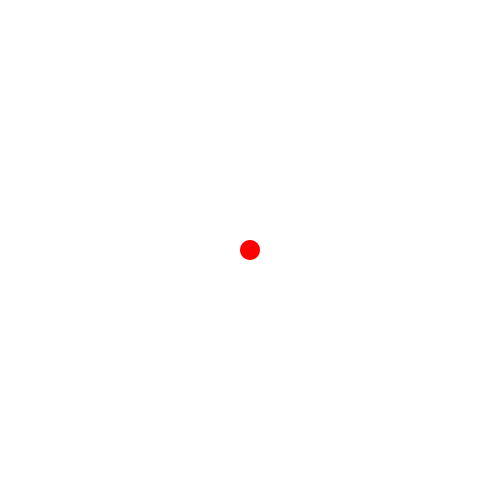
Frame 1 (no input)
Frame 60 (the mouse pressed at the canvas centre just before this capture): identical to frame 1, image omitted
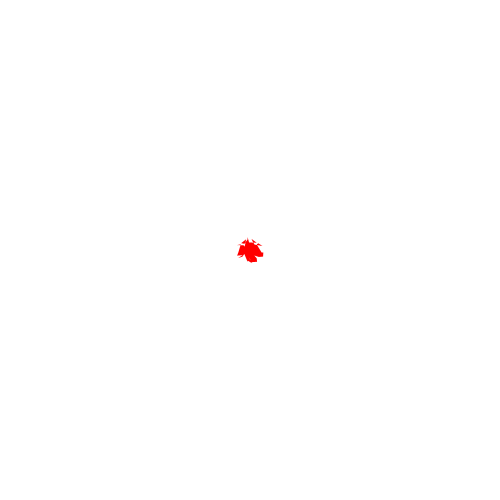
Frame 120 (the mouse held since frame 60 and released just before this capture)

The Processing sketch that drew these frames (run headless with seeded random() and noise(); from frame 60 on, the mouse is pressed at the canvas centre):

// Processing sketch: processing_53439
// ── processing_53439.pde

float d;
float x,y;
int threshold;
int prevMillis=0;

void setup()
{
  size(500, 500);
  smooth();
  threshold = 200;
}

void draw()
{
  background(255);
  noStroke();
  


  d = dist(width/2, height/2, mouseX, mouseY);

  translate(width/2, height/2);
 

  if (d<=10)
  {
    beginShape();
    for (int i=0;i<360;i+=10) {


      y = sin(radians(i))*10;//other than circle, ref to math equations!!
      x = cos(radians(i))*10;
      fill(255, 0, 0);
      //ellipse(x,y,30,30);
      x+=random(-4, 4);
      y+=random(-4, 4);
      vertex(x, y);
  
    }
    endShape();
   
  }
  else if ((d>10) && (d<=30))
  {
      beginShape();
      for (int i=0;i<360;i+=20) {


        y = sin(radians(i))*10;//other than circle, ref to math equations!!
        x = cos(radians(i))*10;
        fill(255, 0, 0);
        //ellipse(x,y,30,30);
        x+=random(-3, 3);
        y+=random(-3, 3);
        vertex(x, y);
      }
      endShape();
    }
    else if ((d>30) && (d<=100))
    {
      
      beginShape();
      for (int i=0;i<360;i+=30) {


        y = sin (radians(i))*10;//other than circle, ref to math equations!!
        x = cos (radians(i))*10;
        fill(255, 0, 0);
        //ellipse(x,y,30,30);
        x+=random(-2, 2);
        y+=random(-2, 2);
        vertex(x, y);
      }
      endShape();
    }
    else if ((d>100) && (d<=180))
    {
      
      beginShape();
      for (int i=0;i<360;i+=40) {


       y = sin (radians(i))*10;//other than circle, ref to math equations!!
        x = cos (radians(i))*10;
        fill(255, 0, 0);
        //ellipse(x,y,30,30);
        x+=random(-1, 1);
        y+=random(-1, 1);
        vertex(x, y);
      }
      endShape();
    }
     
else
    {
        //other than circle, ref to math equations!!
        x = 0;
        y = 0;

        
        fill(255, 0, 0);
        ellipse(x,y,20,20);

       
      }
      
    

  }
